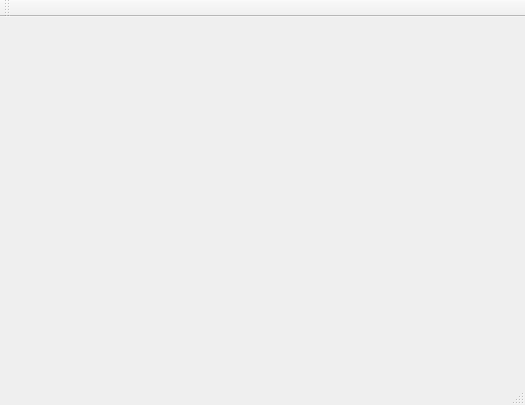
<?xml version="1.0" encoding="UTF-8"?>
<ui version="4.0">
 <class>MainWindow</class>
 <widget class="QMainWindow" name="MainWindow">
  <property name="geometry">
   <rect>
    <x>0</x>
    <y>0</y>
    <width>525</width>
    <height>405</height>
   </rect>
  </property>
  <property name="windowTitle">
   <string>MainWindow</string>
  </property>
  <widget class="QWidget" name="centralWidget">
   <widget class="QCustomPlot" name="widget" native="true">
    <property name="geometry">
     <rect>
      <x>0</x>
      <y>0</y>
      <width>521</width>
      <height>351</height>
     </rect>
    </property>
   </widget>
  </widget>
  <widget class="QMenuBar" name="menuBar">
   <property name="geometry">
    <rect>
     <x>0</x>
     <y>0</y>
     <width>525</width>
     <height>21</height>
    </rect>
   </property>
  </widget>
  <widget class="QToolBar" name="mainToolBar">
   <attribute name="toolBarArea">
    <enum>TopToolBarArea</enum>
   </attribute>
   <attribute name="toolBarBreak">
    <bool>false</bool>
   </attribute>
  </widget>
  <widget class="QStatusBar" name="statusBar"/>
 </widget>
 <layoutdefault spacing="6" margin="11"/>
 <customwidgets>
  <customwidget>
   <class>QCustomPlot</class>
   <extends>QWidget</extends>
   <header>qcustomplot.h</header>
   <container>1</container>
  </customwidget>
 </customwidgets>
 <resources/>
 <connections/>
</ui>
